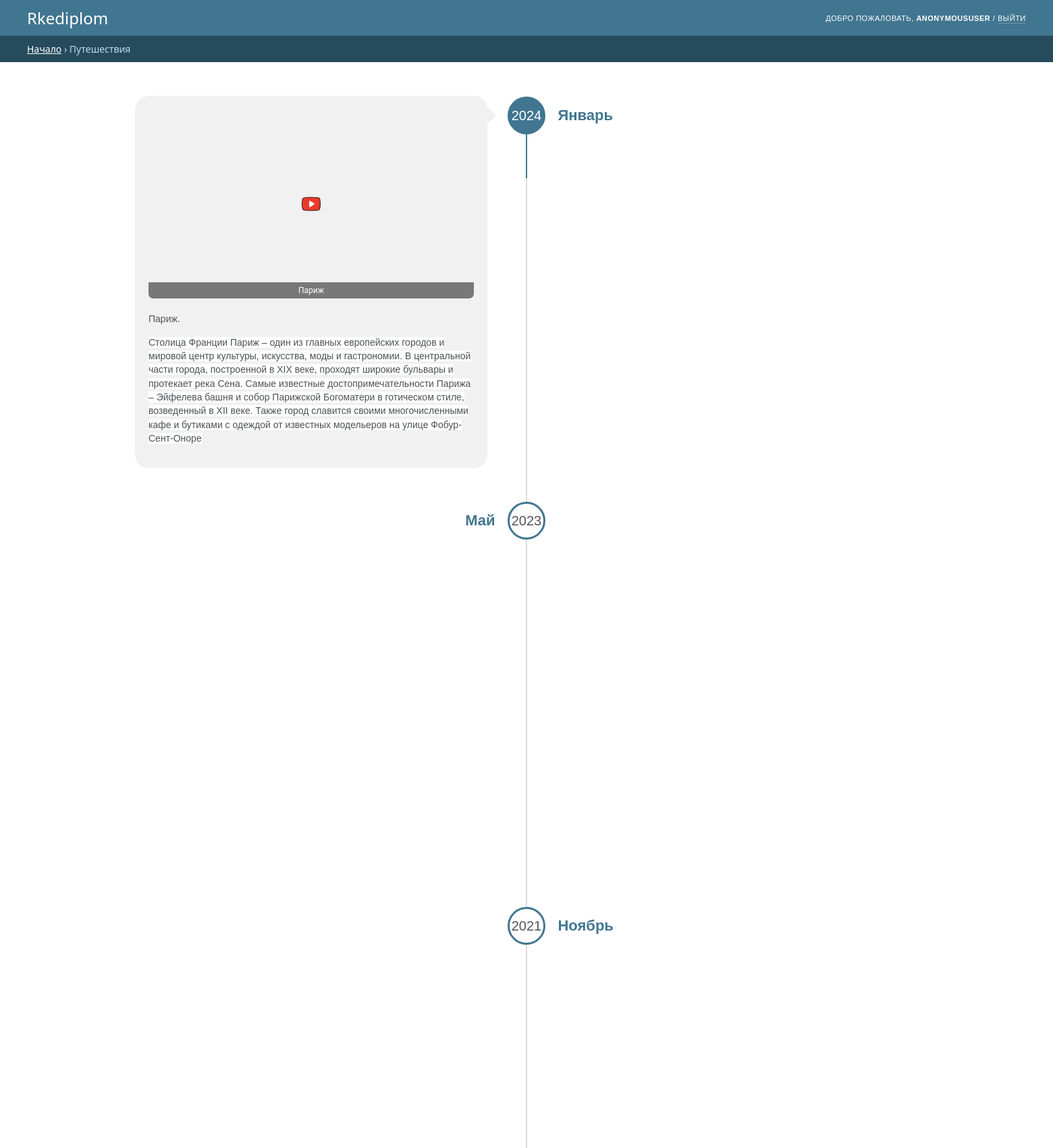
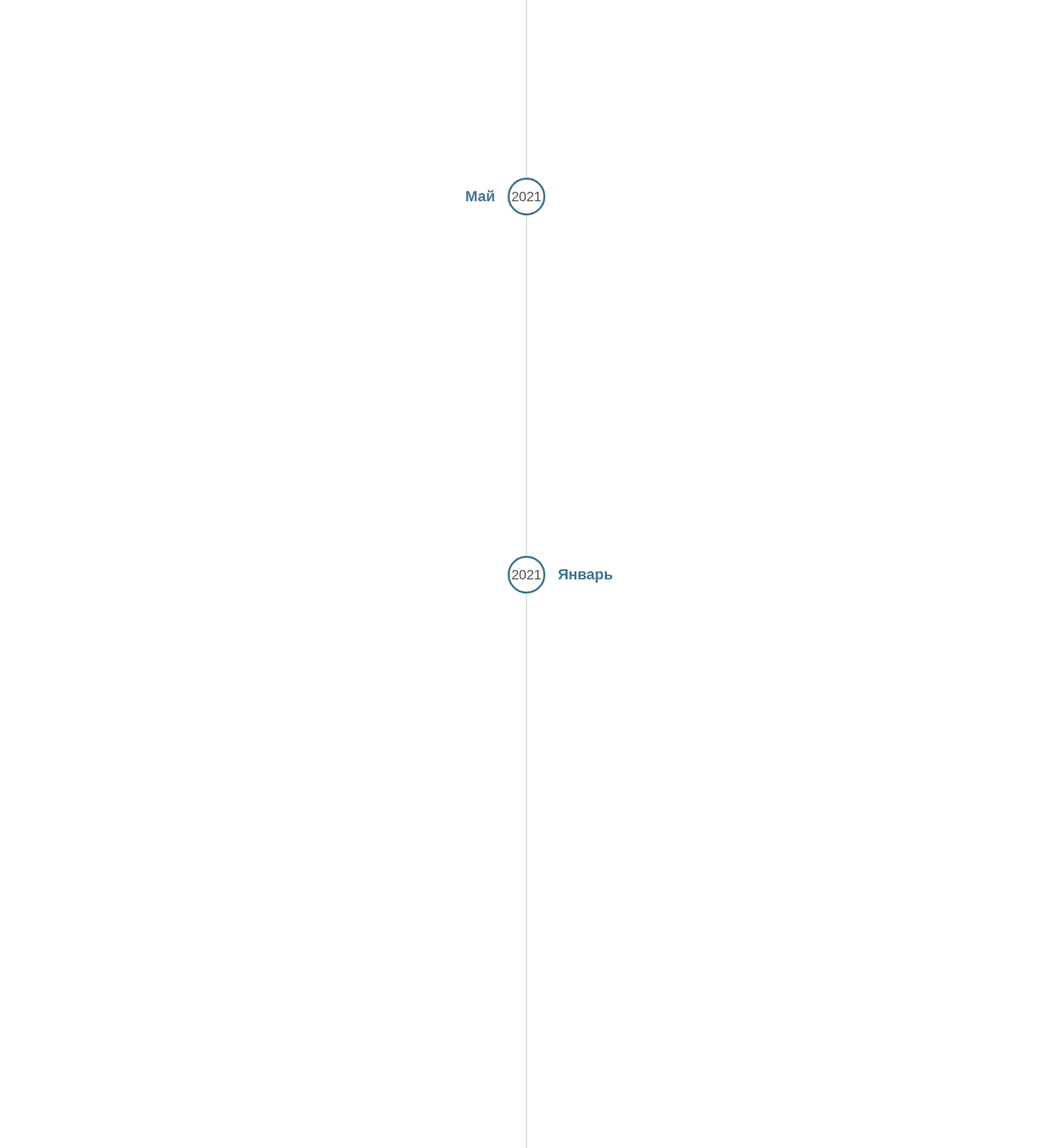
The page /travel/ (upper part) on the database its author committed (2 pictures, top to bottom).
### app/travel/models.py (models this page shows, shortened)
class TravelCart(models.Model):
	name_block = models.CharField(u'Название', max_length=255, unique=False, null=False, blank=False)
	opisanie = CKEditor5Field(verbose_name='Описание',default='', config_name='extends')
	date1 = models.CharField(u'Дата в кружке', max_length=255, unique=False, null=False, blank=False)
	date2 = models.DateField(default='', null=True, blank=True, verbose_name="Дата",)
	img_tovar = models.ImageField (u'Картинка', upload_to='img_tovar',  null=True, blank=True, max_length=255)
	video = models.CharField(u'Ссылка на видео(https://youtu.be/)', max_length=255,  null=True, blank=True)
	video2 = models.CharField(u'Ссылка на видео(/media/video/)', max_length=255,  null=True, blank=True)
	active = models.BooleanField(default=True,verbose_name='Активность',)
	created_at = models.DateTimeField(auto_now_add=True, null=True, blank=True, verbose_name="Created at")
	updated_at = models.DateTimeField(auto_now=True, verbose_name="Updated at")
	template_name = models.CharField(
		('Выбор шаблона'),
		max_length=70,
		blank=True,
	)
	class Meta:
		verbose_name = "Путешествия"
		verbose_name_plural = "Путешествия"
		ordering = ["-created_at"]
	def date2_2(self):
		pattern = re.compile(r'\w+')
		return self.date2.year

class TravelVideo(models.Model):
	travel_video_quality_choices = [
        ('option1', 'Full HD'),
        ('option2', 'HD'),
        ('option3', 'SD'),
    ]
	travel = models.ForeignKey(TravelCart, verbose_name='Выбранное путешествие', blank=True, null=True ,  on_delete=models.SET_NULL, related_name='travelvideo')
	name = models.CharField(verbose_name='Название', max_length=255, blank=True, null=True, )
	video = models.CharField(u'Ссылка на видео(https://youtu.be/)', max_length=255,  null=True, blank=True)
	video2 = models.CharField(u'Ссылка на видео(/media/video/)', max_length=255,  null=True, blank=True)
	travel_video_quality = models.CharField(verbose_name='Качество обложки', max_length=20, choices=travel_video_quality_choices, default=travel_video_quality_choices[0][0])
	created_at = models.DateTimeField(auto_now_add=True, null=True, blank=True, verbose_name="Created at")
	updated_at = models.DateTimeField(auto_now=True, verbose_name="Updated at")
	class Meta:
		verbose_name = "Видео из путешествия"
		verbose_name_plural = "Видео из путешествия"
		ordering = ["-created_at"]
	def video_id(self):
		a = self.video.replace("https://youtu.be/",'');
		return a

### app/travel/views.py (the view, shortened to what this page needs)
# urls.py: path('travel/', views.travel, name='travel'),
def travel(request):
	travel = TravelCart.objects.filter(active=True).order_by('-date2')
	username = auth.get_user(request).username
	login_error = ''
	response = render(request, 'travel/index.html', {
		'travel':travel,
		'username': username,
		'login_error': login_error,
	})
	return response

### modules/search/search.py (called while the page is built)
def search(request):
	form_search = SearchTagForm()
	return  {'searchtag' : form_search,}

### app/travel/templates/travel/index.html (shortened to what this page needs)
{% extends "base.html" %}
{% load static %}
{% load thumbnail %}
{% block content %}
{% include "header.html" %}
<nav aria-label="Хлебные крошки">
	<div class="breadcrumbs">
	<a href="/">Начало</a>
	› Путешествия
	</div>
</nav>
{% if travel %}
<div class="ag-timeline-block">
  <section class="ag-section">
    <div class="ag-format-container">
      <div class="js-timeline ag-timeline">
        <div class="js-timeline_line ag-timeline_line">
          <div class="js-timeline_line-progress ag-timeline_line-progress"></div>
        </div>
        <div class="ag-timeline_list">
			{% for travel in travel %}
          <div class="js-timeline_item ag-timeline_item
    {% if forloop.first %}js-ag-active{% endif %}">
            <div class="ag-timeline-card_box">
			{% if not forloop.counter|divisibleby:2 %}
              <div class="js-timeline-card_point-box ag-timeline-card_point-box">
                <div class="ag-timeline-card_point">{% if travel.date2 %}{{travel.date2_2|safe}}{% endif %}</div>
              </div>
              <div class="ag-timeline-card_meta-box">
                <div class="ag-timeline-card_meta">{% if travel.date1 %}{{travel.date1|safe}}{% endif %}</div>
              </div>
			{% else %}
<div class="ag-timeline-card_meta-box">
	<div class="ag-timeline-card_meta">{% if travel.date1 %}{{travel.date1|safe}}{% endif %}</div>
</div>
<div class="js-timeline-card_point-box ag-timeline-card_point-box">
	<div class="ag-timeline-card_point">{% if travel.date2 %}{{travel.date2_2|safe}}{% endif %}</div>
</div>
			{% endif %}
            </div>
            <div class="ag-timeline-card_item">
              <div class="ag-timeline-card_inner">
                <div class="ag-timeline-card_img-box">
{% if travel.travelvideo.all %}
	<div class="travelvideo_wrap">
	{% for video in travel.travelvideo.all %}
		{% if video.video %}
			<a class="video" {% if travel.travelvideo.all|length == 1 %}style="width: 100%; height: 280px"{% endif %} data-fancybox="video{{travel.id}}" data-caption="{{video.name|safe}}" href="{{video.video|safe}}/" savefrom_lm_index="1" savefrom_lm="1">
				<div class="yt_v_w">
          <div class="play-wrap">
						<div class="play"></div>
					</div>
					<div class="travel_name">{{video.name|safe}}</div>
				</div>
			</a>
		{% endif %}
	{% endfor %}
	</div>
{% endif %}
				</div>
                <div class="ag-timeline-card_info">
                  <div class="ag-timeline-card_desc">
					{% if travel.name_block %}{{travel.name_block|safe}}{% endif %}
                    {% if travel.opisanie %}{{travel.opisanie|safe}}{% endif %}
                  </div>
                </div>
              </div>
              <div class="ag-timeline-card_arrow"></div>
            </div>
          </div>
		  {% endfor %}
        </div>
      </div>
    </div>
  </section>
</div>
{% endif %}
{% include "footer.html" %}
{% endblock %}

### media/fancybox.css (style rules this page uses)
:root { --f-spinner-width: 36px;--f-spinner-height: 36px;--f-spinner-color-1: rgba(0, 0, 0, 0.1);--f-spinner-color-2: rgba(17, 24, 28, 0.8);--f-spinner-stroke: 2.75 }
:root { --f-button-width: 40px;--f-button-height: 40px;--f-button-border: 0;--f-button-border-radius: 0;--f-button-color: #374151;--f-button-bg: #f8f8f8;--f-button-hover-bg: #e0e0e0;--f-button-active-bg: #d0d0d0;--f-button-shadow: none;--f-button-transition: all 0.15s ease;--f-button-transform: none;--f-button-svg-width: 20px;--f-button-svg-height: 20px;--f-button-svg-stroke-width: 1.5;--f-button-svg-fill: none;--f-button-svg-filter: none;--f-button-svg-disabled-opacity: 0.65 }

### templates/default/svm_normalize.html (style rules this page uses)
html { font-family:sans-serif;-ms-text-size-adjust:100%;-webkit-text-size-adjust:100% }
body { margin:0 }
article,aside,details,figcaption,figure,footer,header,hgroup,main,nav,section,summary { display:block }
a { background:transparent }

### app/travel/templates/travel/index.html (style rules this page uses)
body { overflow-x: hidden; }
.ag-format-container { width: 1160px; margin: 0 auto; position: relative; }
.ag-timeline-block { padding: 30px 0; }
.ag-timeline_item { margin: 0 0 50px; position: relative; }
.ag-timeline_item:nth-child(2n) { text-align: right; }
.ag-timeline { display: inline-block; width: 100%; max-width: 100%; margin: 0 auto; position: relative; margin-bottom: 150px; }
.ag-timeline_line { width: 2px; background-color: #ddd; position: absolute; top: 2px; left: 50%; bottom: 0; overflow: hidden; -webkit-transform: translateX(-50%); -moz-transform: translateX(-50%); -ms-transform: translateX(-50%); -o-transform: translateX(-50%); transform: translateX(-50%); }
.ag-timeline_line-progress { width: 100%; height: 3%; background-color: #417690; }
.ag-timeline-card_box { padding: 0 0 20px 50%; }
.ag-timeline_item:nth-child(2n) .ag-timeline-card_box { padding: 0 50% 20px 0; }
.ag-timeline-card_point-box { display: inline-block; margin: 0 14px 0 -28px; }
.ag-timeline_item:nth-child(2n) .ag-timeline-card_point-box { margin: 0 -28px 0 14px; }
.ag-timeline-card_point { height: 50px; line-height: 50px; width: 50px; border: 3px solid #417690; background-color: #fff; text-align: center; font-family: 'ESL Legend', sans-serif; font-size: 20px; color: #555; -webkit-border-radius: 50%; -moz-border-radius: 50%; border-radius: 50%; }
.js-ag-active .ag-timeline-card_point { color: #fff; background-color: #417690; }
.ag-timeline-card_meta-box { display: inline-block; }
.ag-timeline-card_meta { margin: 10px 0 0; font-weight: bold; font-size: 22px; color: #417690; text-transform: capitalize; }
.ag-timeline-card_item { display: inline-block; width: calc(45% - 40px); margin: -77px 0 0; background-color: #f1f1f1; opacity: 0; padding: 20px; -webkit-border-radius: 20px; -moz-border-radius: 20px; border-radius: 20px; -webkit-box-shadow: 0 0 0 0 rgba(0,0,0,.5); -moz-box-shadow: 0 0 0 0 rgba(0,0,0,.5); -o-box-shadow: 0 0 0 0 rgba(0,0,0,.5); box-shadow: 0 0 0 0 rgba(0,0,0,.5); -webkit-transition: -webkit-transform .5s, opacity .5s; -moz-transition: -moz-transform .5s, opacity .5s; -o-transition: -o-transform .5s, opacity .5s; transition: transform .5s, opacity .5s; position: relative; }
.ag-timeline_item:nth-child(2n+1) .ag-timeline-card_item { -webkit-transform: translateX(-200%); -moz-transform: translateX(-200%); -ms-transform: translateX(-200%); -o-transform: translateX(-200%); transform: translateX(-200%); }
.js-ag-active.ag-timeline_item:nth-child(2n+1) .ag-timeline-card_item, .js-ag-active.ag-timeline_item:nth-child(2n) .ag-timeline-card_item { opacity: 1; -webkit-transform: translateX(0); -moz-transform: translateX(0); -ms-transform: translateX(0); -o-transform: translateX(0); transform: translateX(0); }
.ag-timeline-card_arrow { height: 18px; width: 18px; margin-top: 20px; background-color: #f1f1f1; z-index: -1; position: absolute; top: 0; right: 0; -webkit-transform: rotate(45deg); -moz-transform: rotate(45deg); -ms-transform: rotate(45deg); -o-transform: rotate(45deg); transform: rotate(45deg); }
.ag-timeline_item:nth-child(2n+1) .ag-timeline-card_arrow { margin-left: calc(-18px / 2); margin-right: calc(-18px / 2); }
.ag-timeline-card_info { padding: 20px 0px 0; }
.ag-timeline-card_desc { line-height: 1.45; font-size: 14px; color: #555; }

### rows shown on the page
TravelCart: date2_2 "2024", date1 "Январь", name_block "Париж.", opisanie "Столица Франции Париж – один из главных европейских городов и мировой центр культуры, искусства, моды и гастрономии. В центральной части города, построенной в XIX веке, проходят широкие бульвары и протекает река Сена. Самые известные достопримечательности Парижа – Эйфелева башня и собор Парижской Богоматери в готическом стиле, возведенный в XII веке. Также город славится своими многочисленными кафе и бутиками с одеждой от известных модельеров на улице Фобур-Сент-Оноре"
TravelVideo: name "Париж"
TravelCart: date1 "Май", date2_2 "2023"
TravelCart: date2_2 "2021", date1 "Ноябрь"
TravelCart: date1 "Май", date2_2 "2021"
TravelCart: date2_2 "2021", date1 "Январь"

### other values the page prints
{{ request.user }} "ANONYMOUSUSER"
